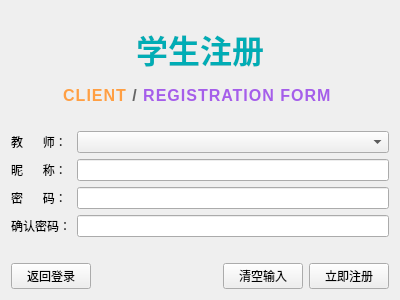
<?xml version="1.0" encoding="UTF-8"?>
<ui version="4.0">
 <class>StudentRegisterWidget</class>
 <widget class="QWidget" name="StudentRegisterWidget">
  <property name="geometry">
   <rect>
    <x>0</x>
    <y>0</y>
    <width>400</width>
    <height>300</height>
   </rect>
  </property>
  <property name="windowTitle">
   <string>Form</string>
  </property>
  <layout class="QVBoxLayout" name="verticalLayout">
   <item>
    <widget class="QLabel" name="StudentLabel">
     <property name="text">
      <string>&lt;p align=&quot;center&quot; style=&quot;line-height: 125%;&quot;&gt;
    &lt;span style=&quot;font-size: 32px; font-weight: bold; color: #00adb5; font-family: 'Segoe UI', 'Microsoft YaHei', sans-serif;&quot;&gt;
        学生注册
    &lt;/span&gt;
    &lt;br/&gt;
    &lt;span style=&quot;font-size: 16px; font-weight: bold; font-family: 'Segoe UI', sans-serif; letter-spacing: 1px;&quot;&gt;
        &lt;span style=&quot;color: #ff9f43;&quot;&gt;CLIENT&lt;/span&gt;
        &lt;span style=&quot;color: #666666;&quot;&gt; / &lt;/span&gt;
        &lt;span style=&quot;color: #a55eea;&quot;&gt;REGISTRATION FORM&lt;/span&gt;
    &lt;/span&gt;
&lt;/p&gt;</string>
     </property>
     <property name="textFormat">
      <enum>Qt::TextFormat::RichText</enum>
     </property>
    </widget>
   </item>
   <item>
    <layout class="QFormLayout" name="formLayout">
     <item row="1" column="0">
      <widget class="QLabel" name="usernameLabel">
       <property name="text">
        <string>昵      称：</string>
       </property>
      </widget>
     </item>
     <item row="1" column="1">
      <widget class="QLineEdit" name="usernameEdit">
       <property name="toolTip">
        <string>&lt;p style='line-height: 125%; font-family: &quot;Segoe UI&quot;, &quot;Microsoft YaHei&quot;; padding: 3px;'&gt;
    &lt;b style='color: #00adb5; font-size: 13px;'&gt;👤 账户昵称规范&lt;/b&gt;&lt;br/&gt;
    &lt;span style='color: #555555;'&gt;请填写您的&lt;/span&gt;
    &lt;b style='color: #ff9f43;'&gt;真实姓名&lt;/b&gt;
    &lt;span style='color: #555555;'&gt;以供竞赛系统实名认证。&lt;/span&gt;&lt;br/&gt;
    &lt;span style='color: #7f8c8d; font-size: 11px;'&gt;⚠️ 长度限制：1 ~ 16 位字符（支持中英文/数字）&lt;/span&gt;
&lt;/p&gt;</string>
       </property>
       <property name="maxLength">
        <number>16</number>
       </property>
      </widget>
     </item>
     <item row="2" column="0">
      <widget class="QLabel" name="pwdLabel">
       <property name="text">
        <string>密      码：</string>
       </property>
      </widget>
     </item>
     <item row="2" column="1">
      <widget class="QLineEdit" name="pwdEdit">
       <property name="toolTip">
        <string>&lt;p style='line-height: 140%; font-family: &quot;Segoe UI&quot;, &quot;Microsoft YaHei&quot;; padding: 3px;'&gt;
    &lt;b style='color: #a55eea; font-size: 13px;'&gt;🔒 密码安全要求&lt;/b&gt;&lt;br/&gt;
    &lt;span style='color: #555555;'&gt;请输入 &lt;/span&gt;&lt;b style='color: #a55eea;'&gt;6 ~ 16 位&lt;/b&gt;&lt;span style='color: #555555;'&gt; 账户登录密码。&lt;/span&gt;&lt;br/&gt;
    &lt;span style='color: #7f8c8d; font-size: 11px;'&gt;💡 提示：支持字母、数字及常见特殊符号。&lt;/span&gt;&lt;br/&gt;
    &lt;span style='color: #c0392b; font-size: 11px;'&gt;🚫 禁用字符：严禁包含空格与反斜杠 ( \ )。&lt;/span&gt;
&lt;/p&gt;</string>
       </property>
       <property name="maxLength">
        <number>16</number>
       </property>
       <property name="echoMode">
        <enum>QLineEdit::EchoMode::Password</enum>
       </property>
      </widget>
     </item>
     <item row="3" column="0">
      <widget class="QLabel" name="pwdConfirmLabel">
       <property name="text">
        <string>确认密码：</string>
       </property>
      </widget>
     </item>
     <item row="3" column="1">
      <widget class="QLineEdit" name="pwdConfirmEdit">
       <property name="toolTip">
        <string>&lt;p style='line-height: 140%; font-family: &quot;Segoe UI&quot;, &quot;Microsoft YaHei&quot;; padding: 3px;'&gt;
    &lt;b style='color: #00adb5; font-size: 13px;'&gt;🔄 密码一致性校验&lt;/b&gt;&lt;br/&gt;
    &lt;span style='color: #555555;'&gt;请再次输入与上方&lt;/span&gt;
    &lt;b style='color: #ff9f43;'&gt;完全一致&lt;/b&gt;
    &lt;span style='color: #555555;'&gt;的密码。&lt;/span&gt;&lt;br/&gt;
    &lt;span style='color: #7f8c8d; font-size: 11px;'&gt;💡 提示：两次输入不一致将无法提交注册。&lt;/span&gt;
&lt;/p&gt;</string>
       </property>
       <property name="maxLength">
        <number>16</number>
       </property>
       <property name="echoMode">
        <enum>QLineEdit::EchoMode::Password</enum>
       </property>
      </widget>
     </item>
     <item row="4" column="1">
      <widget class="QLabel" name="tipLabel">
       <property name="enabled">
        <bool>true</bool>
       </property>
       <property name="text">
        <string/>
       </property>
       <property name="textFormat">
        <enum>Qt::TextFormat::RichText</enum>
       </property>
      </widget>
     </item>
     <item row="0" column="0">
      <widget class="QLabel" name="teacherLabel">
       <property name="text">
        <string>教      师：</string>
       </property>
      </widget>
     </item>
     <item row="0" column="1">
      <widget class="QComboBox" name="onlineTeacherComboBox">
       <property name="placeholderText">
        <string>暂无教师在线</string>
       </property>
      </widget>
     </item>
    </layout>
   </item>
   <item>
    <layout class="QHBoxLayout" name="horizontalLayout_2">
     <item>
      <widget class="QPushButton" name="backBtn">
       <property name="toolTip">
        <string>&lt;p style='margin:0; font-family:&quot;Segoe UI&quot;,&quot;Microsoft YaHei&quot;;'&gt;
    &lt;b style='color: #ff9f43;'&gt;↩️ 返回登录界面&lt;/b&gt;&lt;br/&gt;
    &lt;span style='color: #555555; font-size: 11px;'&gt;注意：未提交的注册信息将会丢失。&lt;/span&gt;
&lt;/p&gt;</string>
       </property>
       <property name="text">
        <string>返回登录</string>
       </property>
      </widget>
     </item>
     <item>
      <spacer name="horizontalSpacer">
       <property name="orientation">
        <enum>Qt::Orientation::Horizontal</enum>
       </property>
       <property name="sizeHint" stdset="0">
        <size>
         <width>40</width>
         <height>20</height>
        </size>
       </property>
      </spacer>
     </item>
     <item>
      <widget class="QPushButton" name="clearBtn">
       <property name="toolTip">
        <string>&lt;p style='margin:0; font-family:&quot;Segoe UI&quot;,&quot;Microsoft YaHei&quot;;'&gt;
    &lt;b style='color: #e74c3c;'&gt;🗑️ 一键清空表单&lt;/b&gt;&lt;br/&gt;
    &lt;span style='color: #555555; font-size: 11px;'&gt;将擦除当前输入的昵称、密码等所有内容。&lt;/span&gt;
&lt;/p&gt;</string>
       </property>
       <property name="text">
        <string>清空输入</string>
       </property>
      </widget>
     </item>
     <item>
      <widget class="QPushButton" name="registerBtn">
       <property name="toolTip">
        <string>&lt;p style='margin:0; font-family:&quot;Segoe UI&quot;,&quot;Microsoft YaHei&quot;;'&gt;
    &lt;b style='color: #00adb5;'&gt;🚀 提交注册申请&lt;/b&gt;&lt;br/&gt;
    &lt;span style='color: #555555; font-size: 11px;'&gt;向 Roomatch 数据库注册教师账户。&lt;/span&gt;
&lt;/p&gt;</string>
       </property>
       <property name="text">
        <string>立即注册</string>
       </property>
      </widget>
     </item>
    </layout>
   </item>
  </layout>
 </widget>
 <tabstops>
  <tabstop>onlineTeacherComboBox</tabstop>
  <tabstop>usernameEdit</tabstop>
  <tabstop>pwdEdit</tabstop>
  <tabstop>pwdConfirmEdit</tabstop>
  <tabstop>backBtn</tabstop>
  <tabstop>clearBtn</tabstop>
  <tabstop>registerBtn</tabstop>
 </tabstops>
 <resources/>
 <connections/>
</ui>
